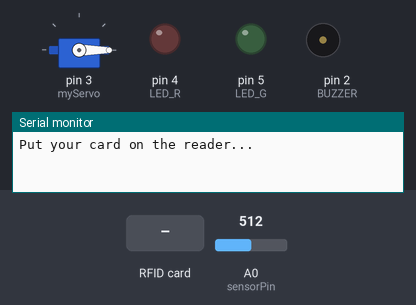
This sketch was run on a simulated Arduino Uno, built with avr-gcc and run on an emulated ATmega328P. Shown: servo, output pins drawn as LEDs (lit = HIGH), buzzer (waves = sounding), the last lines printed to the serial monitor. The inputs (shaded band) are chosen by the test bench; at power-on: A0 (sensorPin) = 512. Pins used as bus, display or sensor lines are not drawn.

Above: at 1.2 s.
1.3 s: RFID card 5E 7A 19 C4 held to the reader
At 1.6 s:
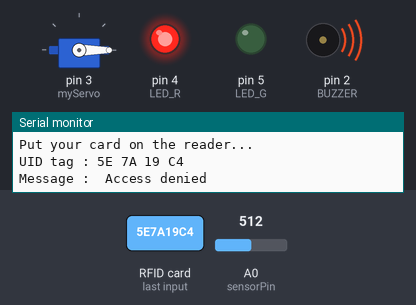
3.8 s: RFID card F1 BA F1 2D held to the reader
At 13.0 s:
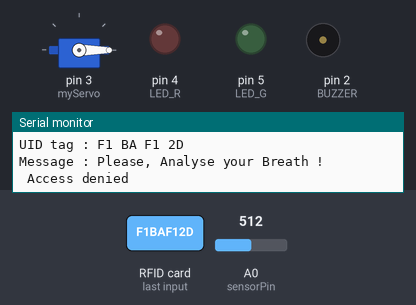
Timing chart, 0 to 13.3 s (numbered marks = the images above; inputs shaded):
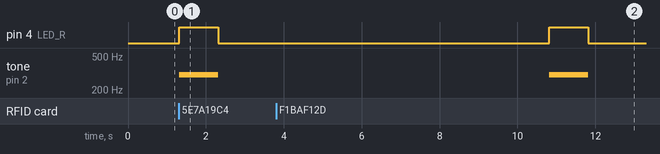

The sketch:

Breath_license_analyser.ino
```cpp
#include <SPI.h>
#include <MFRC522.h>
#include <Servo.h>

#define SS_PIN 10
#define RST_PIN 9
#define LED_G 5 //define green LED pin
#define LED_B 8 //define Blue LED pin
#define LED_R 4 //define red LED
#define BUZZER 2 //buzzer pin
int sensorPin = A0;
int value;


MFRC522 mfrc522(SS_PIN, RST_PIN);   // Create MFRC522 instance.
Servo myServo; //define servo name

void setup()
{
  Serial.begin(9600);   // Initiate a serial communication
  SPI.begin();      // Initiate  SPI bus
  mfrc522.PCD_Init();   // Initiate MFRC522
  myServo.attach(3); //servo pin
  myServo.write(0); //servo start position
  pinMode(LED_G, OUTPUT);
  pinMode(LED_R, OUTPUT);
  pinMode(BUZZER, OUTPUT);
  noTone(BUZZER);
  Serial.println("Put your card on the reader...");
  Serial.println();

}


void added_setup()
{
  Serial.begin(9600);   // Initiate a serial communication
  SPI.begin();      // Initiate  SPI bus
  mfrc522.PCD_Init();   // Initiate MFRC522
  myServo.attach(3); //servo pin
  myServo.write(0); //servo start position
  pinMode(LED_G, OUTPUT);
  pinMode(LED_R, OUTPUT);
  pinMode(BUZZER, OUTPUT);
  noTone(BUZZER);
  Serial.println("Put your card on the reader...");
  Serial.println();

}

void check_loop()
{
  // Read the value from Gas sensor
  int Value = analogRead(sensorPin);
  value = analogRead(A0);
  // Look for new cards
  if ( ! mfrc522.PICC_IsNewCardPresent())
  {
    return;
  }
  // Select one of the cards
  if ( ! mfrc522.PICC_ReadCardSerial())
  {
    return;
  }
  //Show UID on serial monitor
  Serial.print("UID tag :");
  String content= "";
  byte letter;
  for (byte i = 0; i < mfrc522.uid.size; i++)
  {
     Serial.print(mfrc522.uid.uidByte[i] < 0x10 ? " 0" : " ");
     Serial.print(mfrc522.uid.uidByte[i], HEX);
     content.concat(String(mfrc522.uid.uidByte[i] < 0x10 ? " 0" : " "));
     content.concat(String(mfrc522.uid.uidByte[i], HEX));
  }
  Serial.println();
  Serial.print("Message : ");
  content.toUpperCase();
  if (content.substring(1) == "F1 BA F1 2D")
  {
    digitalWrite(LED_B, HIGH);
    delay(2000);
    Serial.println("Please, Analyse your Breath !");
    delay(5000);
    if(value-50 < 400)
    {
      Serial.println("Authorized access!!");
      Serial.println();
      delay(500);
      digitalWrite(LED_G, HIGH);
      digitalWrite(LED_B, LOW);
      tone(BUZZER, 500);
      delay(300);
      noTone(BUZZER);
      myServo.write(180);
      delay(5000);
      myServo.write(0);
      digitalWrite(LED_G, LOW);
    }
    else   {
    Serial.println(" Access denied");
    digitalWrite(LED_R, HIGH);
     digitalWrite(LED_B, LOW);
    tone(BUZZER, 300);
    delay(1000);
    digitalWrite(LED_R, LOW);
    noTone(BUZZER);
  }
  }

 else   {
    Serial.println(" Access denied");
    digitalWrite(LED_R, HIGH);
    tone(BUZZER, 300);
    delay(1000);
    digitalWrite(LED_R, LOW);
    noTone(BUZZER);
  }
}

void loop()
{
  // Read the value from Gas sensor
  int Value = analogRead(sensorPin);
  value = analogRead(A0);
  // Look for new cards
  if ( ! mfrc522.PICC_IsNewCardPresent())
  {
    return;
  }
  // Select one of the cards
  if ( ! mfrc522.PICC_ReadCardSerial())
  {
    return;
  }
  //Show UID on serial monitor
  Serial.print("UID tag :");
  String content= "";
  byte letter;
  for (byte i = 0; i < mfrc522.uid.size; i++)
  {
     Serial.print(mfrc522.uid.uidByte[i] < 0x10 ? " 0" : " ");
     Serial.print(mfrc522.uid.uidByte[i], HEX);
     content.concat(String(mfrc522.uid.uidByte[i] < 0x10 ? " 0" : " "));
     content.concat(String(mfrc522.uid.uidByte[i], HEX));
  }
  Serial.println();
  Serial.print("Message : ");
  content.toUpperCase();
  if (content.substring(1) == "F1 BA F1 2D")
  {
    digitalWrite(LED_B, HIGH);
    delay(2000);
    Serial.println("Please, Analyse your Breath !");
    delay(5000);
    if(value-50 < 400)
    {
      Serial.println("Authorized access!!");
      Serial.println();
      delay(500);
      digitalWrite(LED_G, HIGH);
      digitalWrite(LED_B, LOW);
      tone(BUZZER, 500);
      delay(300);
      noTone(BUZZER);
      myServo.write(180);
      delay(5000);
      myServo.write(0);
      digitalWrite(LED_G, LOW);
    }
    else   {
    Serial.println(" Access denied");
    digitalWrite(LED_R, HIGH);
     digitalWrite(LED_B, LOW);
    tone(BUZZER, 300);
    delay(1000);
    digitalWrite(LED_R, LOW);
    noTone(BUZZER);
  }
  }

 else   {
    Serial.println(" Access denied");
    digitalWrite(LED_R, HIGH);
    tone(BUZZER, 300);
    delay(1000);
    digitalWrite(LED_R, LOW);
    noTone(BUZZER);
  }
}
```

Measured:
- after the input at 1.3 s, pin 4 (LED_R): LOW → HIGH at once, → LOW 1.0 s later; tone on pin 2 (BUZZER): silent → 300 Hz at once, → silent 1.0 s later
- after the input at 3.8 s, pin 4 (LED_R): LOW → HIGH after 7.0 s, → LOW 1.0 s later; tone on pin 2 (BUZZER): silent → 300 Hz after 7.0 s, → silent 1.0 s later
